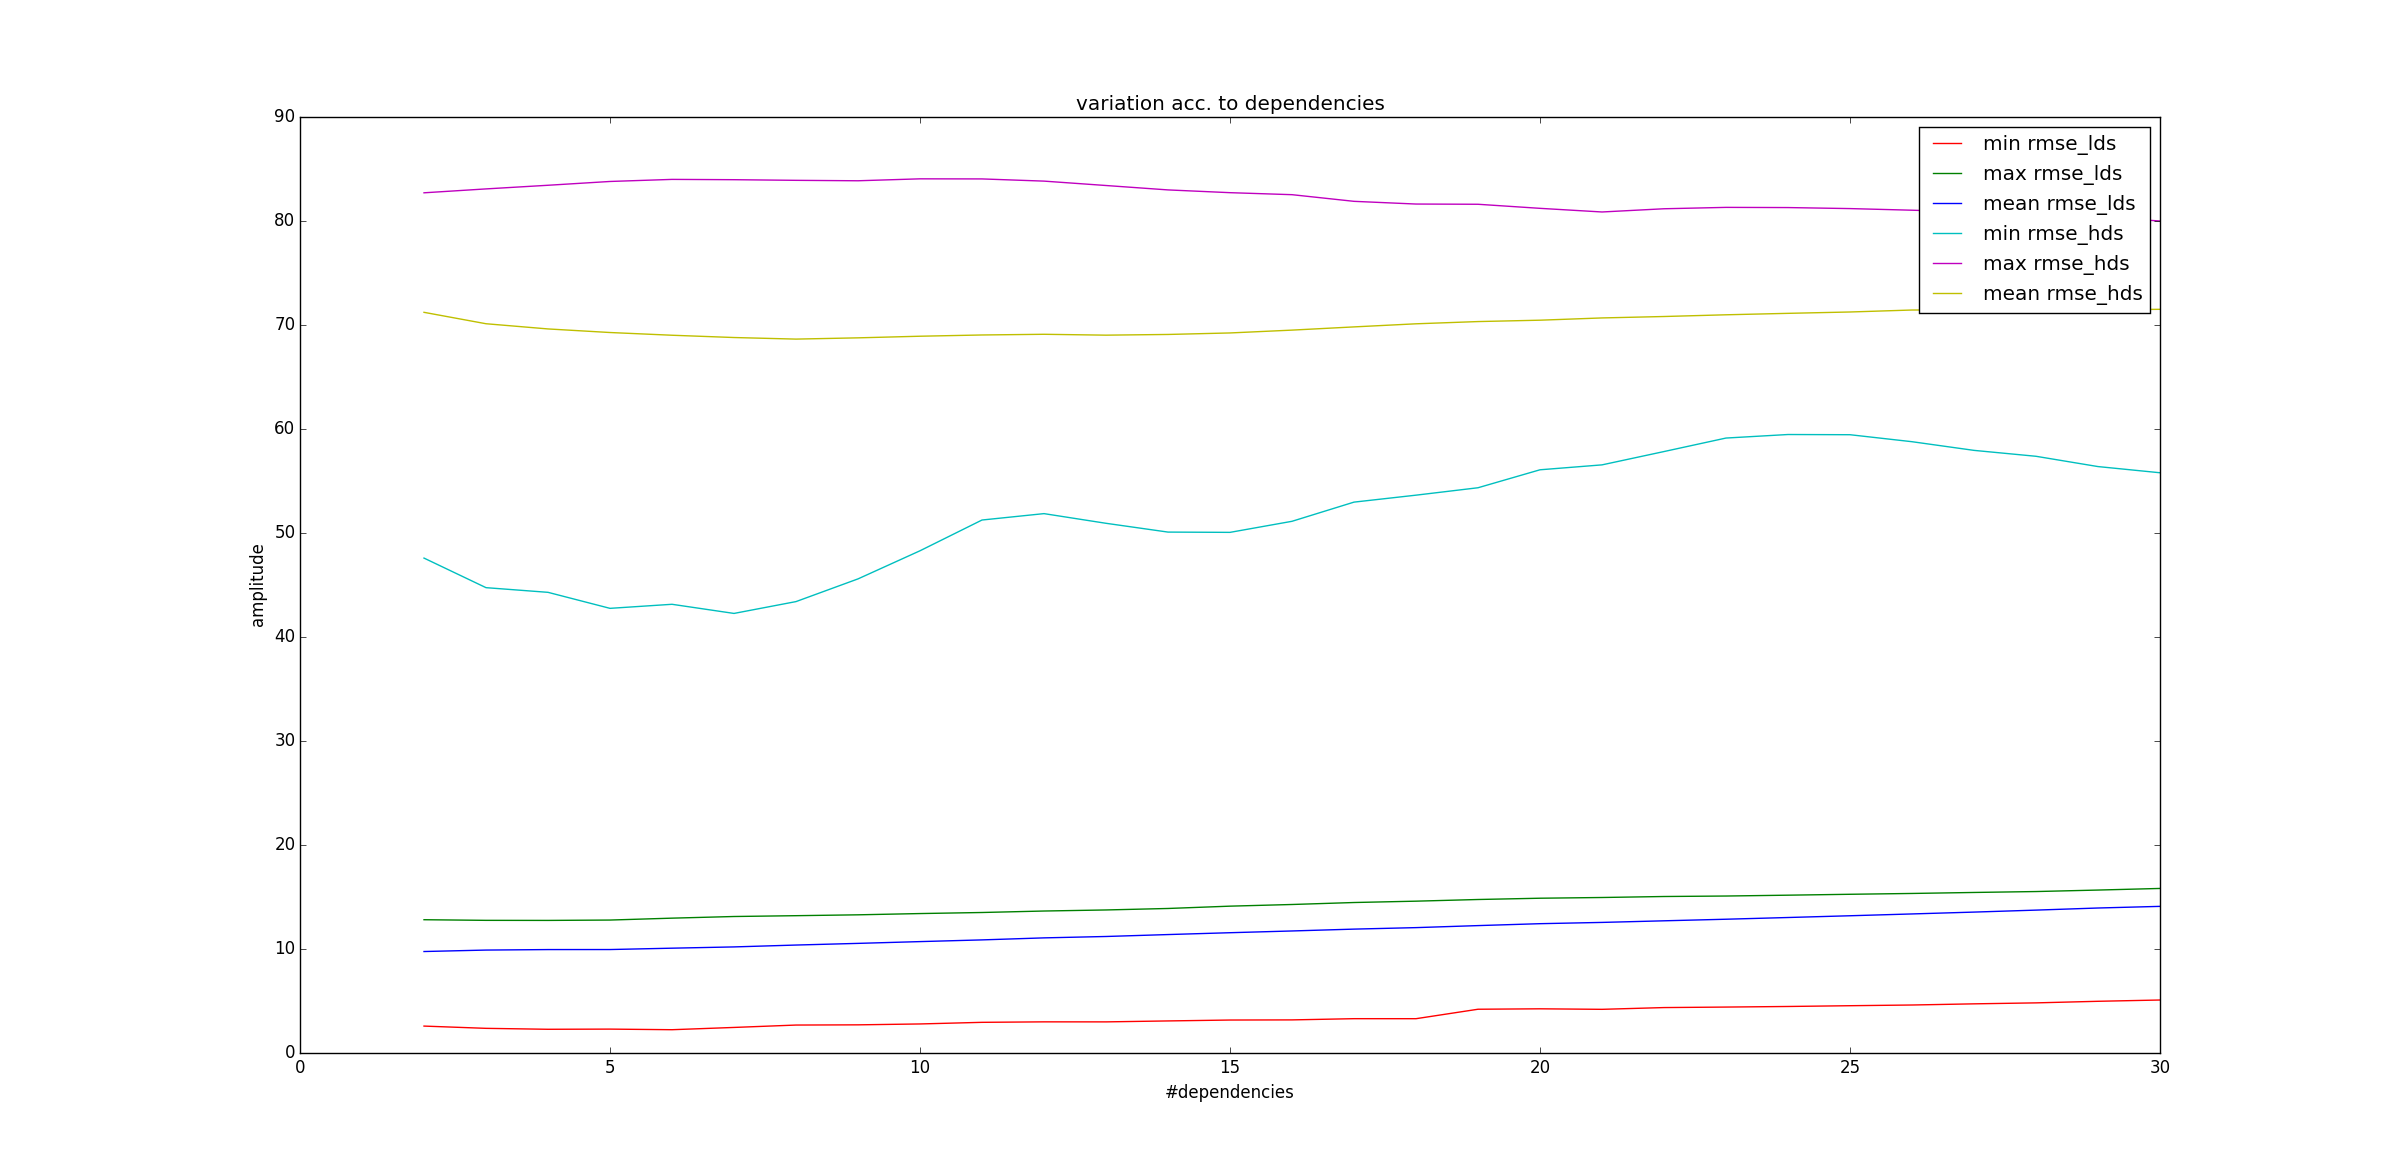

Recreate this plot in Python.
import matplotlib.pyplot as plt
import numpy as np

data = np.loadtxt('rmse_info_analysis.csv', dtype=float, delimiter=',')

x = data[:,0]
y_lds_min = data[:,1]
y_lds_max = data[:,2]
y_lds_mean = data[:,3]
y_hds_min = data[:,4]
y_hds_max = data[:,5]
y_hds_mean = data[:,6]

plt.plot(x, y_lds_min, 'r', label='min rmse_lds')
plt.plot(x, y_lds_max, 'g', label='max rmse_lds')
plt.plot(x, y_lds_mean, 'b', label='mean rmse_lds')
plt.plot(x, y_hds_min, 'c', label='min rmse_hds')
plt.plot(x, y_hds_max, 'm', label='max rmse_hds')
plt.plot(x, y_hds_mean, 'y', label='mean rmse_hds')

plt.xlabel('#dependencies')
plt.ylabel('amplitude')
plt.title('variation acc. to dependencies')

legend = plt.legend(loc='upper right')

plt.show()
